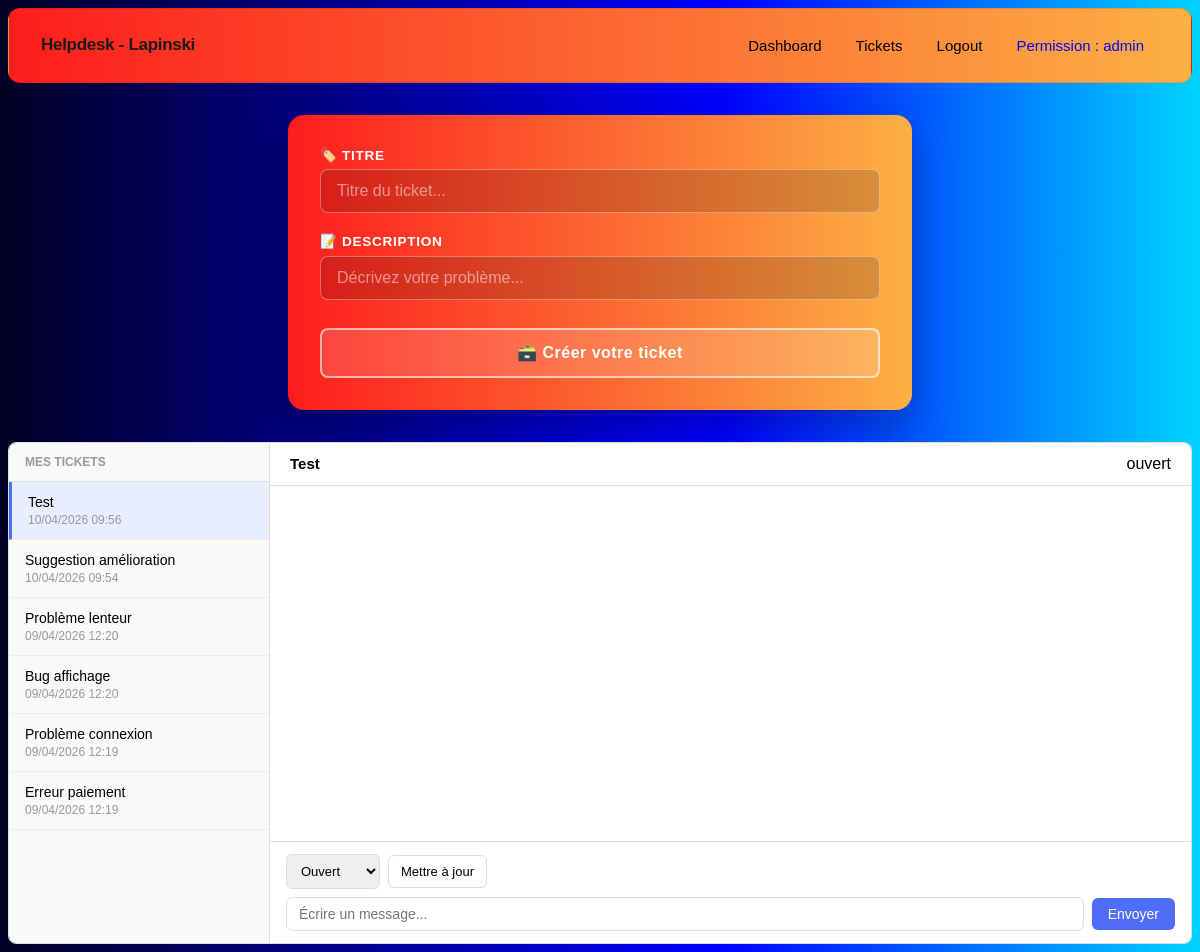
Page /helpdesk_lapinski/test.php?id=9 (signed in) on the committed database.
### tables this page shows
CREATE TABLE `users` (
  `id` int(11) NOT NULL,
  `nom` varchar(100) NOT NULL,
  `email` varchar(150) NOT NULL,
  `mdp` varchar(255) NOT NULL,
  `perm` enum('admin','technicien','user') NOT NULL,
  `created` timestamp NOT NULL DEFAULT current_timestamp() ON UPDATE current_timestamp()
);

CREATE TABLE `tickets` (
  `id` int(11) NOT NULL,
  `titre` varchar(255) NOT NULL,
  `description` text NOT NULL,
  `statut` enum('ouvert','en cours','fermé') NOT NULL,
  `user_id` int(11) NOT NULL,
  `created` timestamp NOT NULL DEFAULT current_timestamp() ON UPDATE current_timestamp()
);

### helpdesk_lapinski/test.php (the view, shortened to what this page needs)
<?php
require_once 'include/navbar.php';
require_once 'config/config.php';
$perm_stmt = mysqli_query($link, "SELECT perm FROM users WHERE id = " . $_SESSION['id_users']);
$perm = mysqli_fetch_assoc($perm_stmt);
$role = $perm['perm'];
$stmt = mysqli_query($link, "SELECT id, titre, statut, created FROM tickets WHERE user_id = " . $_SESSION['id_users'] . " ORDER BY created DESC");
$tickets = $stmt->fetch_all(MYSQLI_ASSOC);
$ticket_ouvert = null;
if (isset($_GET['id'])) {
    $tid = (int)$_GET['id'];
    $t = mysqli_query($link, "SELECT * FROM tickets WHERE id = $tid AND user_id = " . $_SESSION['id_users']);
    $ticket_ouvert = mysqli_fetch_assoc($t);
}
?>
<!DOCTYPE html>
<html lang="fr">
<head>
    <link rel="stylesheet" href="css/creation.css">
</head>
<body>
<form action="" method="POST" class="ticket-form">
    <div class="field">
        <label>🏷️ Titre</label>
        <input type="text" name="titre" placeholder="Titre du ticket..." autocomplete="off" required>
    </div>
    <div class="field">
        <label>📝 Description</label>
        <input type="text" name="description" placeholder="Décrivez votre problème..." autocomplete="off" required>
    </div>
    <button type="submit" class="btn btn-primary" name="envoyer">🗃️ Créer votre ticket</button>
</form>
<div class="split-layout" id="tickets-view">
    <div class="sidebar">
        <div class="sidebar-header">Mes tickets</div>
        <?php foreach ($tickets as $t): ?>
            <?php $active = (isset($_GET['id']) && $_GET['id'] == $t['id']) ? 'active' : ''; ?>
            <a href="?id=<?= $t['id'] ?>#tickets-view" class="ticket-item <?= $active ?>">
                <div class="ticket-item-titre"><?= htmlspecialchars($t['titre']) ?></div>
                <div class="ticket-item-date"><?= date('d/m/Y H:i', strtotime($t['created'])) ?></div>
            </a>
        <?php endforeach; ?>
    </div>
    <div class="panel">
        <?php if (!$ticket_ouvert): ?>
            <div class="panel-empty">Sélectionnez un ticket</div>
        <?php else: ?>
            <div class="panel-header">
                <h3><?= htmlspecialchars($ticket_ouvert['titre']) ?></h3>
                <span><?= htmlspecialchars($ticket_ouvert['statut']) ?></span>
            </div>
            <div class="messages-fil">
            </div>
            <div class="panel-footer">
                <?php if (in_array($role, ['technicien', 'admin'])): ?>
                <form action="" method="POST">
                    <div class="footer-row">
                        <select name="statut">
                            <option value="ouvert"   <?= $ticket_ouvert['statut'] == 'ouvert'   ? 'selected' : '' ?>>Ouvert</option>
                        </select>
                        <button type="submit" name="changer_statut" class="btn-statut">Mettre à jour</button>
                    </div>
                </form>
                <?php endif; ?>
                <form action="" method="POST">
                    <div class="footer-row">
                        <input type="text" name="message" placeholder="Écrire un message..." autocomplete="off" required>
                        <button type="submit" name="envoyer_message" class="btn-send">Envoyer</button>
                    </div>
                </form>
            </div>
        <?php endif; ?>
    </div>
</div>
</body>
</html>

### helpdesk_lapinski/include/navbar.php (shortened to what this page needs)
<?php
require_once 'config/config.php';
$stmt = mysqli_query($link, "SELECT perm FROM users where id = ".$_SESSION['id_users']);
$perm = mysqli_fetch_assoc($stmt);
$display ="";
if($perm['perm'] == "admin"){
    $display = "block";
}
?>
<!DOCTYPE html>
<html lang="en">
<head>
</head>
<body>
    <div class="container">
        <h1>Helpdesk - Lapinski</h1>
        <ul>
            <li><a href="index.php">Dashboard</a></li>
            <li><a href="ticket.php" style="display: <?= $display ?>">Tickets</a></li>
            <li><a href="logout.php">Logout</a></li>
            <li class="perm">Permission : <?= $perm['perm'] ?> </li>
        </ul>
    </div>
</body>
</html>

### helpdesk_lapinski/css/creation.css (style rules this page uses)
body { min-height: 100vh; background: linear-gradient(90deg, rgba(2,0,36,1) 0%, rgba(0,0,255,1) 60%, rgba(0,212,255,1) 100%); font-family: 'Exo 2', sans-serif; }
.ticket-form { width: min(100%, 560px); margin: 2rem auto; background: linear-gradient(90deg, rgba(253, 29, 29, 1) 0%, rgba(252, 176, 69, 1) 100%); border-radius: 1rem; overflow: hidden; box-shadow: 0 16px 40px rgba(0, 0, 0, 0.25); padding: 2rem; display: flex; flex-direction: column; gap: 1.25rem; }
.field { display: flex; flex-direction: column; gap: 0.4rem; }
.field label { color: #ffffff; font-weight: 700; font-size: 0.85rem; text-transform: uppercase; letter-spacing: 0.05em; }
.field input { padding: 0.75rem 1rem; border-radius: 0.5rem; border: 1.5px solid rgba(255, 255, 255, 0.35); background: rgba(0, 0, 0, 0.15); color: #ffffff; font-family: 'Exo 2', sans-serif; font-size: 1rem; outline: none; transition: border-color 0.2s ease, background 0.2s ease; }
.field input::placeholder { color: rgba(255, 255, 255, 0.5); }
.btn-primary { margin-top: 0.5rem; padding: 0.85rem 1.5rem; border-radius: 0.5rem; border: 2px solid rgba(255, 255, 255, 0.6); background: rgba(255, 255, 255, 0.15); color: #ffffff; font-family: 'Exo 2', sans-serif; font-size: 1rem; font-weight: 700; cursor: pointer; letter-spacing: 0.03em; transition: background 0.2s ease, transform 0.1s ease; }

### helpdesk_lapinski/include/navbar.php (style rules this page uses)
.container { background: #833AB4; background: linear-gradient(90deg,rgba(131, 58, 180, 1) 0%, rgba(253, 29, 29, 1) 0%, rgba(252, 176, 69, 1) 100%); border: 0.5px solid rgba(0, 0, 0, 0.1); border-radius: 12px; padding: 1.25rem 2rem; display: flex; align-items: center; justify-content: space-between; gap: 2rem; font-family: 'DM Sans', sans-serif; }
.container h1 { font-size: 17px; font-weight: 600; color: #1a1a1a; letter-spacing: -0.3px; margin: 0 0 2px 0; }
.container ul { display: flex; align-items: center; gap: 4px; list-style: none; margin: 0; padding: 0; }
.container ul li a { display: inline-block; padding: 7px 14px; font-size: 15px; font-weight: 500; color: #000000; text-decoration: none; border-radius: 8px; border: 0.5px solid transparent; transition: all 0.15s ease; white-space: nowrap; }
.container ul li.perm { display: inline-block; padding: 7px 14px; font-size: 15px; font-weight: 500; color: #0400ff; text-decoration: none; border-radius: 8px; border: 0.5px solid transparent; transition: all 0.15s ease; white-space: nowrap; cursor: crosshair; }

### helpdesk_lapinski/test.php (style rules this page uses)
.split-layout { display: flex; border: 1px solid #ddd; border-radius: 8px; overflow: hidden; height: 500px; margin-top: 2rem; }
.sidebar { width: 260px; min-width: 260px; border-right: 1px solid #ddd; overflow-y: auto; background: #f9f9f9; }
.sidebar-header { padding: 12px 16px; font-size: 12px; font-weight: 600; color: #999; text-transform: uppercase; border-bottom: 1px solid #ddd; }
.ticket-item { display: block; padding: 12px 16px; border-bottom: 1px solid #eee; text-decoration: none; color: inherit; }
.ticket-item.active { background: #e8eeff; border-left: 3px solid #4f6ef7; }
.ticket-item-titre { font-size: 14px; font-weight: 500; white-space: nowrap; overflow: hidden; text-overflow: ellipsis; }
.ticket-item-date { font-size: 12px; color: #999; margin-top: 3px; }
.panel { flex: 1; display: flex; flex-direction: column; overflow: hidden; background: #fff; }
.panel-header { padding: 12px 20px; border-bottom: 1px solid #ddd; display: flex; align-items: center; justify-content: space-between; }
.panel-header h3 { margin: 0; font-size: 15px; }
.messages-fil { flex: 1; overflow-y: auto; padding: 16px 20px; display: flex; flex-direction: column; gap: 10px; }
.panel-footer { padding: 12px 16px; border-top: 1px solid #ddd; display: flex; flex-direction: column; gap: 8px; }
.footer-row { display: flex; gap: 8px; align-items: center; }
.footer-row input[type="text"] { flex: 1; padding: 8px 12px; border: 1px solid #ddd; border-radius: 6px; font-size: 14px; }
.footer-row select { padding: 8px 10px; border: 1px solid #ddd; border-radius: 6px; font-size: 13px; }
.btn-send { padding: 8px 16px; background: #4f6ef7; color: #fff; border: none; border-radius: 6px; cursor: pointer; font-size: 14px; }
.btn-statut { padding: 8px 12px; background: #fff; border: 1px solid #ddd; border-radius: 6px; cursor: pointer; font-size: 13px; }

### rows in the picture
users: perm "admin"
tickets: titre "Test", created "10/04/2026 09:56", statut "ouvert", statut "Ouvert"
tickets: titre "Suggestion amélioration", created "10/04/2026 09:54"
tickets: titre "Problème lenteur", created "09/04/2026 12:20"
tickets: titre "Bug affichage", created "09/04/2026 12:20"
tickets: titre "Problème connexion", created "09/04/2026 12:19"
tickets: titre "Erreur paiement", created "09/04/2026 12:19"
